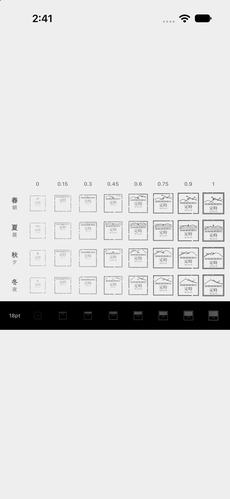
#> input picture docs/screenshots/pr-171-b/seal-gallery-gray.png, 230 x 499 px, shrunk from 1206 x 2622 before the run
$ python pr171-gray.py ../../docs/screenshots/pr-171-b/seal-gallery-gray.png out
#> lines starting #> are read from the running program, lines starting #| are printed output that depends on the picture
#!/usr/bin/env python3
"""Grayscale the seal gallery and stack it under the color shot."""
from __future__ import annotations

import sys
from pathlib import Path

from PIL import Image


def main() -> None:
    src = Path(sys.argv[1])
    out_dir = Path(sys.argv[2])
    color = Image.open(src).convert("RGB")
#> color is the input picture: PIL image 230x499 RGB; min 0, max 255, mean 221.5
    gray = color.convert("L").convert("RGB")
    gray_path = out_dir / "seal-gallery-gray.png"
    gray.save(gray_path)

    gap = 8
    canvas = Image.new("RGB", (color.width, color.height * 2 + gap), (255, 255, 255))
#> canvas: PIL image 230x1006 RGB; every value is 255
    canvas.paste(color, (0, 0))
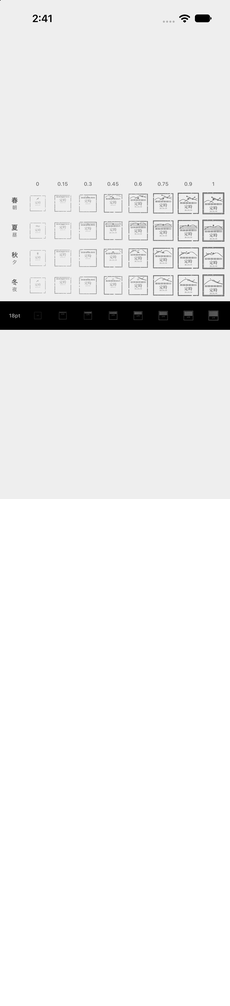
#> canvas: PIL image 230x1006 RGB; min 0, max 255, mean 238.4
    canvas.paste(gray, (0, color.height + gap))
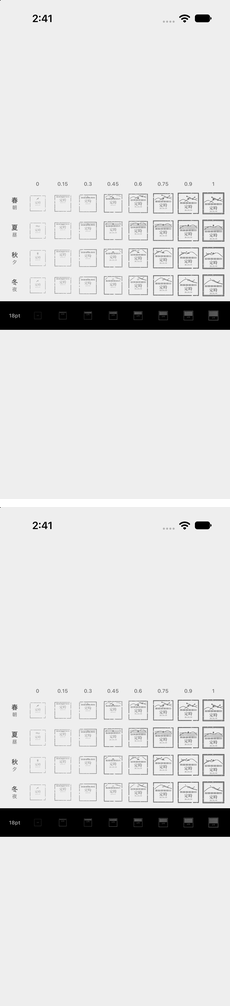
#> canvas: PIL image 230x1006 RGB; min 0, max 255, mean 221.7
    stacked = out_dir / "seal-gallery-color-and-gray.png"
    canvas.save(stacked)
    print(f"OK gray {gray_path.name} stacked {stacked.name} {color.size}")
#| OK gray seal-gallery-gray.png stacked seal-gallery-color-and-gray.png (230, 499)


if __name__ == "__main__":
    main()
